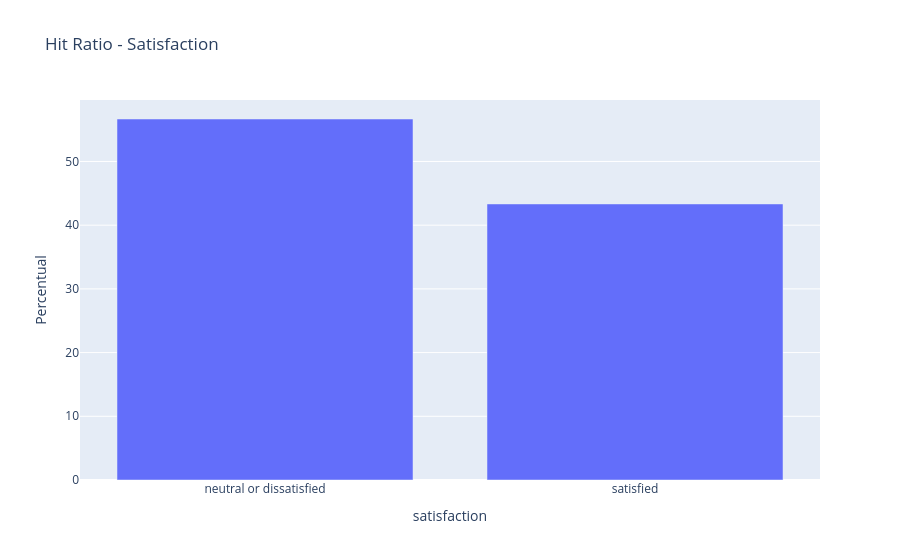

Here is the notebook cell this chart was saved with:
### Code cell
# Distribuição da variável satisfation em percentual

fig = px.bar(df_airline['satisfaction'].value_counts() / len(df_airline) * 100, title='Hit Ratio - Satisfaction',labels={'index': 'Satisfaction', 'value': 'Percentual'})

fig.update_layout(showlegend=False)
fig.show()

### Figure 1 — Plotly figure (JSON) as saved in the notebook; plotly's stock layout.template omitted (floating-point values rounded to 4 significant figures)
{"data": [{"alignmentgroup": "True", "hovertemplate": "variable=count<br>satisfaction=%{x}<br>Percentual=%{y}<extra></extra>", "legendgroup": "count", "marker": {"color": "#636efa", "pattern": {"shape": ""}}, "name": "count", "offsetgroup": "count", "orientation": "v", "showlegend": true, "textposition": "auto", "type": "bar", "x": ["neutral or dissatisfied", "satisfied"], "xaxis": "x", "y": [56.67, 43.33], "yaxis": "y"}], "layout": {"barmode": "relative", "legend": {"title": {"text": "variable"}, "tracegroupgap": 0}, "showlegend": false, "title": {"text": "Hit Ratio - Satisfaction"}, "xaxis": {"anchor": "y", "domain": [0, 1], "title": {"text": "satisfaction"}}, "yaxis": {"anchor": "x", "domain": [0, 1], "title": {"text": "Percentual"}}}}
